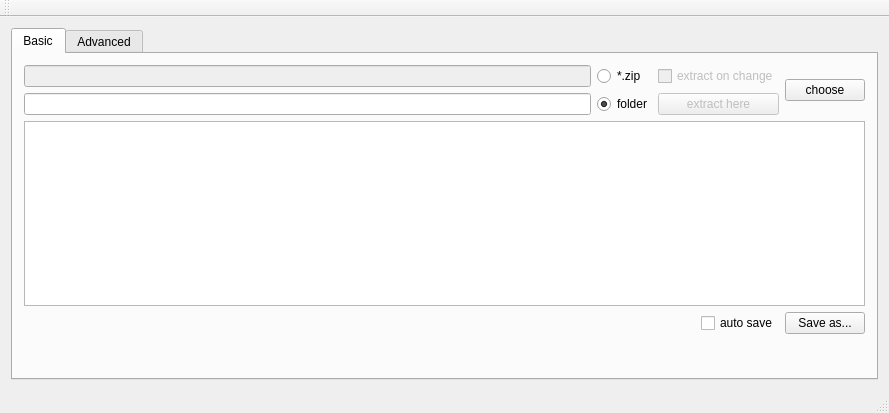
<?xml version="1.0" encoding="UTF-8"?>
<ui version="4.0">
 <class>PdfPresentation</class>
 <widget class="QMainWindow" name="PdfPresentation">
  <property name="geometry">
   <rect>
    <x>0</x>
    <y>0</y>
    <width>889</width>
    <height>413</height>
   </rect>
  </property>
  <property name="windowTitle">
   <string>PdfPresentation</string>
  </property>
  <widget class="QWidget" name="centralWidget">
   <layout class="QGridLayout" name="gridLayout">
    <item row="0" column="0">
     <layout class="QGridLayout" name="gridLayout_2">
      <item row="2" column="0">
       <widget class="QTabWidget" name="tabWidget">
        <property name="currentIndex">
         <number>0</number>
        </property>
        <widget class="QWidget" name="tab">
         <attribute name="title">
          <string>Basic</string>
         </attribute>
         <layout class="QGridLayout" name="gridLayout_5">
          <item row="0" column="0">
           <layout class="QGridLayout" name="gridLayout_4">
            <item row="2" column="0">
             <layout class="QHBoxLayout" name="horizontalLayout">
              <item>
               <widget class="QLabel" name="_wSaveFileName">
                <property name="text">
                 <string/>
                </property>
               </widget>
              </item>
              <item>
               <spacer name="horizontalSpacer">
                <property name="orientation">
                 <enum>Qt::Horizontal</enum>
                </property>
                <property name="sizeHint" stdset="0">
                 <size>
                  <width>40</width>
                  <height>20</height>
                 </size>
                </property>
               </spacer>
              </item>
              <item>
               <widget class="QCheckBox" name="_wAutoSaveFile">
                <property name="text">
                 <string>auto save</string>
                </property>
               </widget>
              </item>
              <item>
               <widget class="QPushButton" name="_wSaveAsButton">
                <property name="text">
                 <string>Save as...</string>
                </property>
               </widget>
              </item>
             </layout>
            </item>
            <item row="0" column="0">
             <layout class="QGridLayout" name="gridLayout_3">
              <item row="0" column="1">
               <widget class="QRadioButton" name="_wUseZip">
                <property name="text">
                 <string>*.zip</string>
                </property>
               </widget>
              </item>
              <item row="0" column="0">
               <widget class="QLineEdit" name="_wZipFilePath">
                <property name="enabled">
                 <bool>false</bool>
                </property>
                <property name="readOnly">
                 <bool>true</bool>
                </property>
               </widget>
              </item>
              <item row="1" column="0">
               <widget class="QLineEdit" name="_wFolderPath">
                <property name="text">
                 <string/>
                </property>
               </widget>
              </item>
              <item row="1" column="1">
               <widget class="QRadioButton" name="_wUseFolder">
                <property name="text">
                 <string>folder</string>
                </property>
                <property name="checked">
                 <bool>true</bool>
                </property>
               </widget>
              </item>
              <item row="0" column="3" rowspan="2">
               <widget class="QPushButton" name="_wChoose">
                <property name="text">
                 <string>choose</string>
                </property>
               </widget>
              </item>
              <item row="0" column="2">
               <widget class="QCheckBox" name="_wAutoExtract">
                <property name="enabled">
                 <bool>false</bool>
                </property>
                <property name="text">
                 <string>extract on change</string>
                </property>
               </widget>
              </item>
              <item row="1" column="2">
               <widget class="QPushButton" name="_wExtract">
                <property name="enabled">
                 <bool>false</bool>
                </property>
                <property name="text">
                 <string>extract here</string>
                </property>
               </widget>
              </item>
             </layout>
            </item>
            <item row="1" column="0">
             <widget class="QPlainTextEdit" name="_wInfo"/>
            </item>
           </layout>
          </item>
          <item row="1" column="0">
           <spacer name="verticalSpacer">
            <property name="orientation">
             <enum>Qt::Vertical</enum>
            </property>
            <property name="sizeHint" stdset="0">
             <size>
              <width>20</width>
              <height>40</height>
             </size>
            </property>
           </spacer>
          </item>
         </layout>
        </widget>
        <widget class="QWidget" name="tab_2">
         <attribute name="title">
          <string>Advanced</string>
         </attribute>
         <layout class="QGridLayout" name="gridLayout_7">
          <item row="0" column="0">
           <layout class="QGridLayout" name="gridLayout_6">
            <item row="5" column="1">
             <widget class="QLineEdit" name="_wPdfAppendCommand">
              <property name="text">
               <string>pdftk %1 %2 output %3</string>
              </property>
             </widget>
            </item>
            <item row="6" column="1">
             <spacer name="verticalSpacer_2">
              <property name="orientation">
               <enum>Qt::Vertical</enum>
              </property>
              <property name="sizeHint" stdset="0">
               <size>
                <width>20</width>
                <height>40</height>
               </size>
              </property>
             </spacer>
            </item>
            <item row="1" column="1">
             <widget class="QLineEdit" name="_wZipCommand">
              <property name="text">
               <string>unzip -o %1 -d %2</string>
              </property>
             </widget>
            </item>
            <item row="0" column="1">
             <widget class="QLabel" name="label">
              <property name="text">
               <string>Command to extract *.zip files (use %1 for the file name and %2 for the folder to extract to):</string>
              </property>
             </widget>
            </item>
            <item row="2" column="1">
             <widget class="QLabel" name="label_2">
              <property name="text">
               <string>Command to overlay pdf files (use %1 for background file, %2 for foreground file, %3 for output file):</string>
              </property>
             </widget>
            </item>
            <item row="3" column="1">
             <widget class="QLineEdit" name="_wPdfOverlayCommand">
              <property name="text">
               <string>pdftk %2 background %1 output %3</string>
              </property>
             </widget>
            </item>
            <item row="4" column="1">
             <widget class="QLabel" name="label_3">
              <property name="text">
               <string>Command to append new page to pdf (use %1 for file with existing pages, %2 for file with new page, %3 for output file):</string>
              </property>
             </widget>
            </item>
           </layout>
          </item>
         </layout>
        </widget>
       </widget>
      </item>
     </layout>
    </item>
   </layout>
  </widget>
  <widget class="QMenuBar" name="menuBar">
   <property name="geometry">
    <rect>
     <x>0</x>
     <y>0</y>
     <width>889</width>
     <height>19</height>
    </rect>
   </property>
  </widget>
  <widget class="QToolBar" name="mainToolBar">
   <attribute name="toolBarArea">
    <enum>TopToolBarArea</enum>
   </attribute>
   <attribute name="toolBarBreak">
    <bool>false</bool>
   </attribute>
  </widget>
  <widget class="QStatusBar" name="statusBar"/>
 </widget>
 <layoutdefault spacing="6" margin="11"/>
 <resources/>
 <connections>
  <connection>
   <sender>_wUseZip</sender>
   <signal>toggled(bool)</signal>
   <receiver>_wZipFilePath</receiver>
   <slot>setEnabled(bool)</slot>
   <hints>
    <hint type="sourcelabel">
     <x>565</x>
     <y>93</y>
    </hint>
    <hint type="destinationlabel">
     <x>163</x>
     <y>95</y>
    </hint>
   </hints>
  </connection>
  <connection>
   <sender>_wUseZip</sender>
   <signal>toggled(bool)</signal>
   <receiver>_wAutoExtract</receiver>
   <slot>setEnabled(bool)</slot>
   <hints>
    <hint type="sourcelabel">
     <x>595</x>
     <y>93</y>
    </hint>
    <hint type="destinationlabel">
     <x>632</x>
     <y>103</y>
    </hint>
   </hints>
  </connection>
  <connection>
   <sender>_wAutoExtract</sender>
   <signal>clicked(bool)</signal>
   <receiver>_wUseZip</receiver>
   <slot>setChecked(bool)</slot>
   <hints>
    <hint type="sourcelabel">
     <x>632</x>
     <y>91</y>
    </hint>
    <hint type="destinationlabel">
     <x>595</x>
     <y>93</y>
    </hint>
   </hints>
  </connection>
  <connection>
   <sender>_wChoose</sender>
   <signal>clicked()</signal>
   <receiver>PdfPresentation</receiver>
   <slot>choose()</slot>
   <hints>
    <hint type="sourcelabel">
     <x>825</x>
     <y>111</y>
    </hint>
    <hint type="destinationlabel">
     <x>796</x>
     <y>660</y>
    </hint>
   </hints>
  </connection>
  <connection>
   <sender>_wUseZip</sender>
   <signal>toggled(bool)</signal>
   <receiver>_wExtract</receiver>
   <slot>setEnabled(bool)</slot>
   <hints>
    <hint type="sourcelabel">
     <x>595</x>
     <y>93</y>
    </hint>
    <hint type="destinationlabel">
     <x>701</x>
     <y>121</y>
    </hint>
   </hints>
  </connection>
  <connection>
   <sender>_wExtract</sender>
   <signal>clicked()</signal>
   <receiver>PdfPresentation</receiver>
   <slot>extract()</slot>
   <hints>
    <hint type="sourcelabel">
     <x>748</x>
     <y>122</y>
    </hint>
    <hint type="destinationlabel">
     <x>713</x>
     <y>657</y>
    </hint>
   </hints>
  </connection>
  <connection>
   <sender>_wAutoSaveFile</sender>
   <signal>toggled(bool)</signal>
   <receiver>PdfPresentation</receiver>
   <slot>auto_save(bool)</slot>
   <hints>
    <hint type="sourcelabel">
     <x>715</x>
     <y>556</y>
    </hint>
    <hint type="destinationlabel">
     <x>707</x>
     <y>642</y>
    </hint>
   </hints>
  </connection>
  <connection>
   <sender>_wSaveAsButton</sender>
   <signal>clicked()</signal>
   <receiver>PdfPresentation</receiver>
   <slot>save_as()</slot>
   <hints>
    <hint type="sourcelabel">
     <x>805</x>
     <y>564</y>
    </hint>
    <hint type="destinationlabel">
     <x>823</x>
     <y>664</y>
    </hint>
   </hints>
  </connection>
  <connection>
   <sender>_wZipFilePath</sender>
   <signal>textChanged(QString)</signal>
   <receiver>PdfPresentation</receiver>
   <slot>zip_file_name_changed(QString)</slot>
   <hints>
    <hint type="sourcelabel">
     <x>413</x>
     <y>97</y>
    </hint>
    <hint type="destinationlabel">
     <x>475</x>
     <y>663</y>
    </hint>
   </hints>
  </connection>
 </connections>
 <slots>
  <slot>choose()</slot>
  <slot>extract()</slot>
  <slot>auto_save(bool)</slot>
  <slot>save_as()</slot>
  <slot>zip_file_name_changed(QString)</slot>
 </slots>
</ui>
